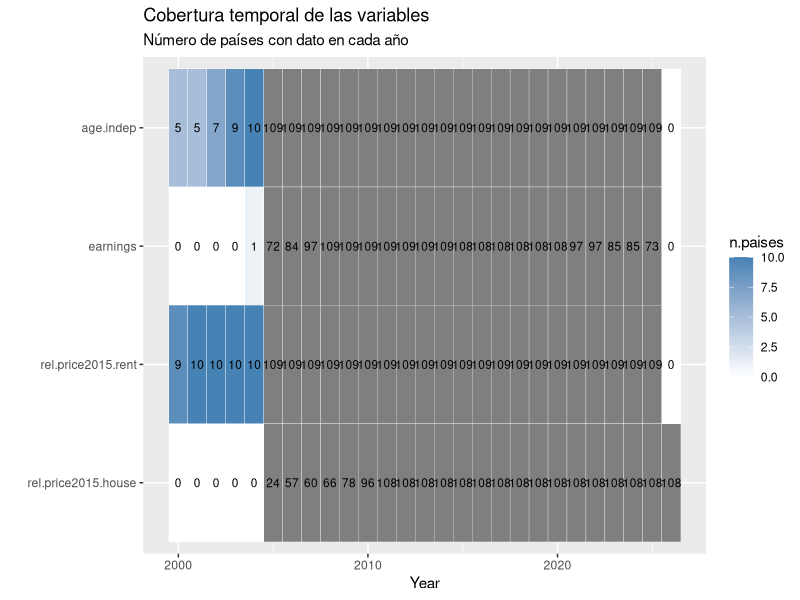
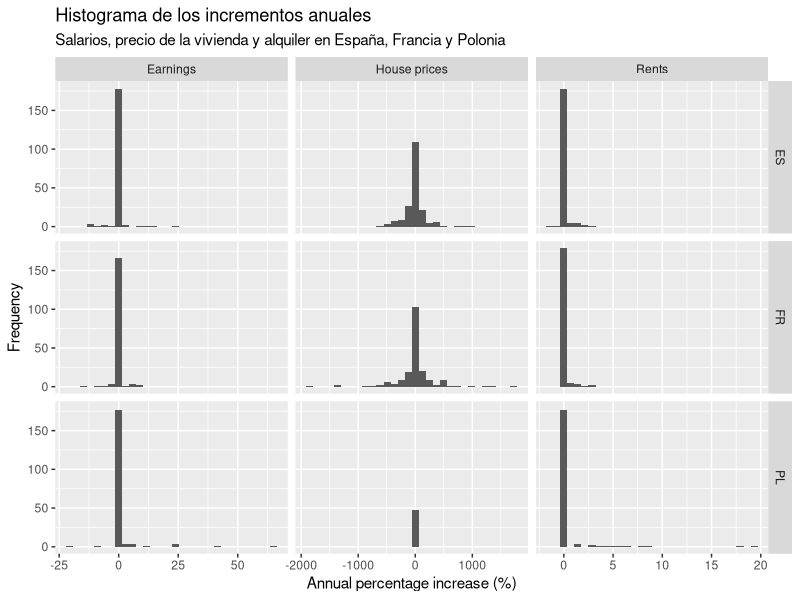
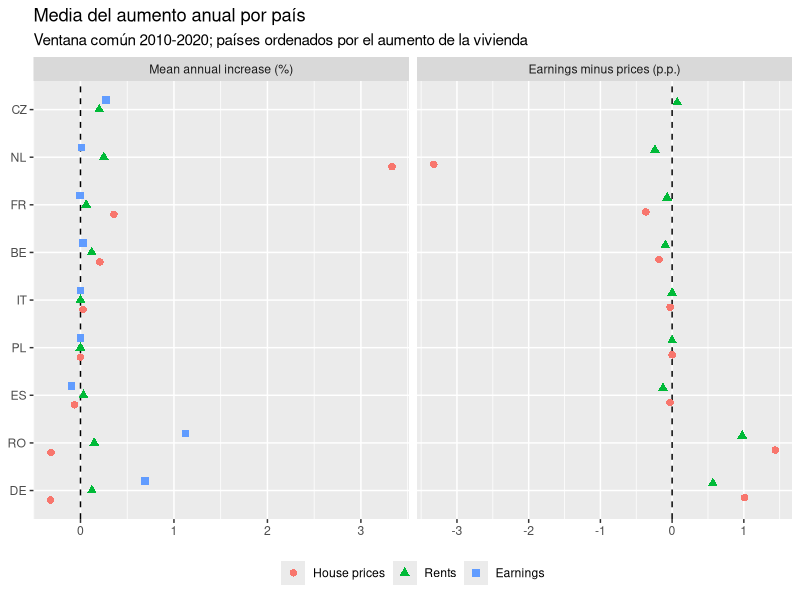
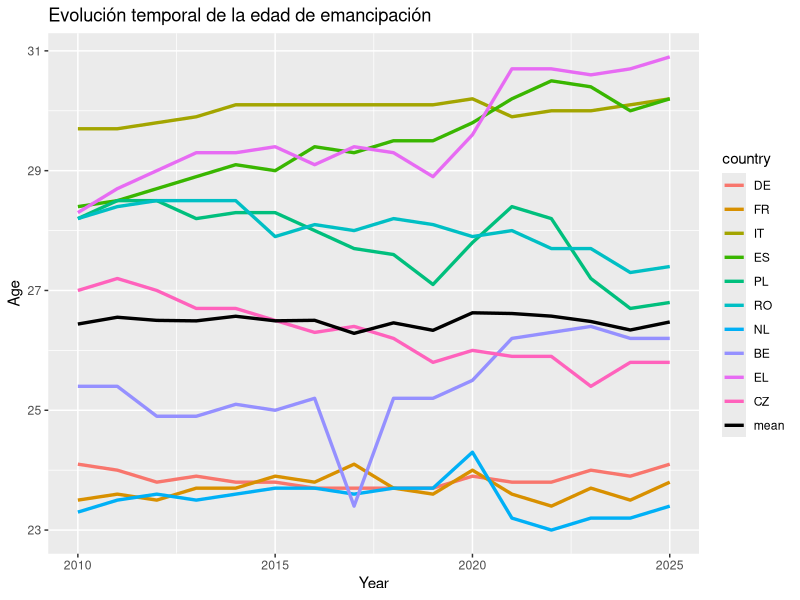
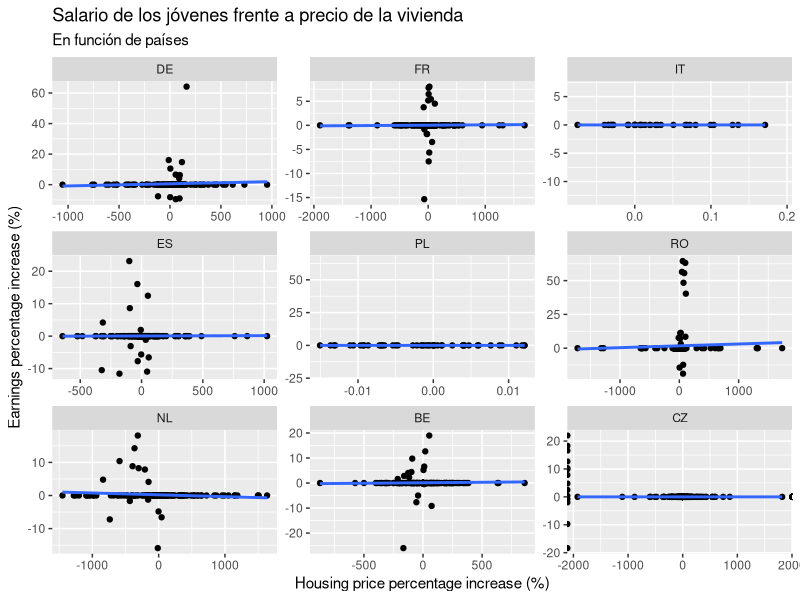
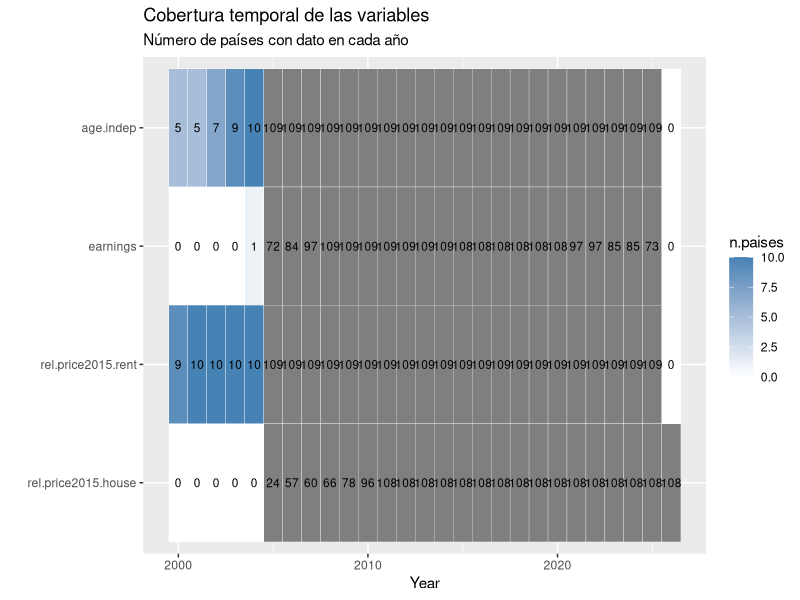
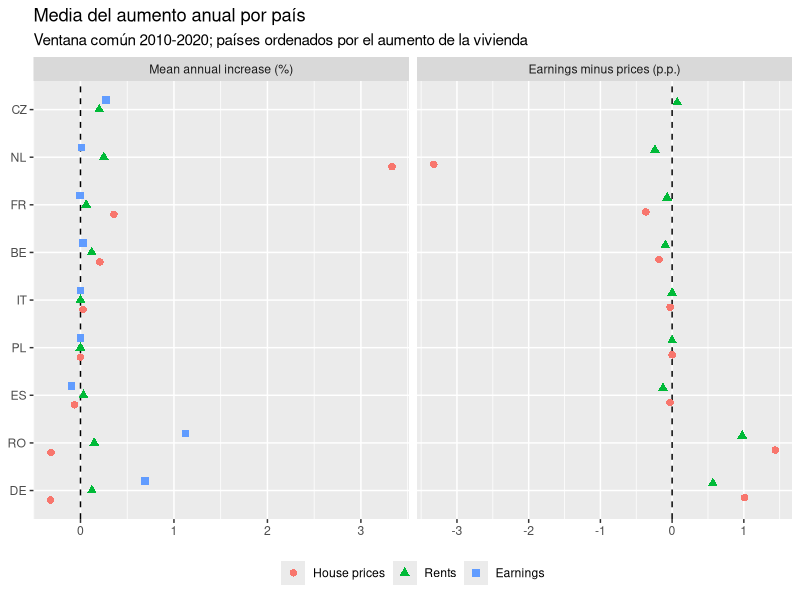
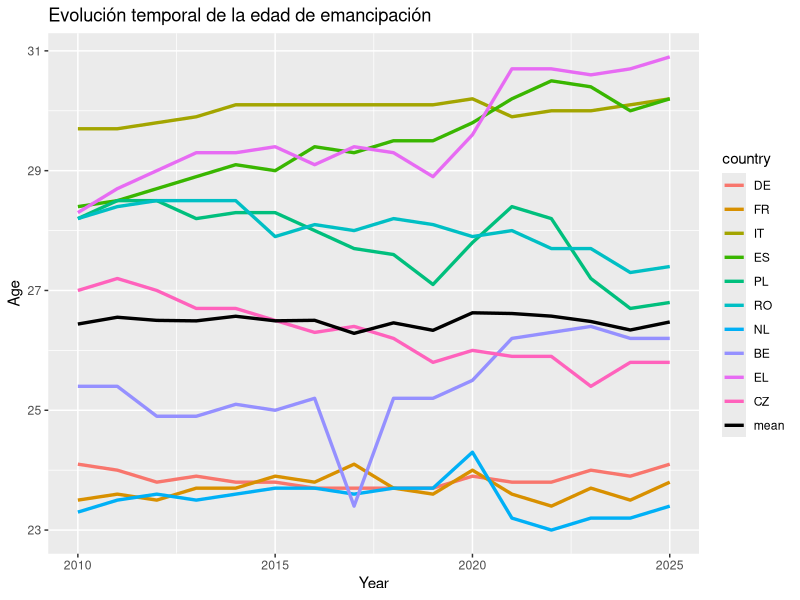

Generate these figures, in order, with R: (Note: this script raises an error after producing the figures.)
## ---- chunk 1
knitr::opts_chunk$set(fig.width = 6.5, fig.height = 4, out.width = '100%',
                      echo = FALSE, message = FALSE, warning = FALSE)
# Tamaño por defecto de las figuras: 6.5 x 4.5 pulgadas, ajustadas al ancho del texto de la plantilla MDPI
## ---- chunk 2
library(readr)
library(stringr)
library(dplyr)
library(tidyr)
library(magrittr)
library(lubridate)
library(ggplot2)
library(GGally)
## ---- chunk 3
# Cargamos el dataframe
poblacion <- read_tsv('data/poblacion_paises.tsv')

# Limpiamos los nombres de la variable country para obtener los nombres de los paises
colnames(poblacion)[1] <- 'country'
poblacion %<>% mutate(country = sub("^.*,", "", country)) %>% mutate(across(-1, ~ as.numeric(gsub('[^0-9.]', '', .x))))

# Calculamos la media poblacional de cada pais desde el 2000 hasta hoy
poblacion %<>% transmute(country, population = rowMeans(select(., -country), na.rm = TRUE))

# Ordenamos los paises de mayor a menor poblacion
# Eliminamos algunos que no pertenecen politicamente a Europa
poblacion %<>% arrange(desc(population)) %>% filter(!(country %in% c('RU', 'UA', 'DE_TOT', 'TR', 'FX', 'BY', 'AZ', 'UK')))

# Nos quedamos con los nombres de los 10 primeros
mas.poblacion10 <- poblacion$country[1:10]

# Nos quedamos con los nombres de los 5 primeros
mas.poblacion5 <- poblacion$country[1:5]
## ---- chunk 4
# Cargamos el dataframe
indep.resid <- read_tsv('data/edad_independencia_residencial.tsv')

# La primera columna viene con los valores de sex y country, por lo que hay que separarlos
colnames(indep.resid)[1] <- 'sex.country'
indep.resid %<>% mutate(sex.country = sub("^.*,([^,]*,[^,]*)$", "\\1", sex.country)) %>% separate(sex.country, into = c('sex', 'country'), sep = ',') %>% mutate(sex = factor(sex))

# Aqui pasamos los valores de edad de emancipacion en funcion de año a formato tidy
# Filtramos para quedarnos con sex = 'T', el total, ya que no nos interesa la diferenciacion por sexos
# Nos quedamos con los 10 paises mas poblados
indep.resid %<>% mutate(across(c(-1, -2), ~ as.numeric(gsub('[^0-9.]', '', .x)))) %>% pivot_longer(cols = c(-1, -2), names_to = 'year', values_to = 'age.indep') %>% mutate(year = as.numeric(year)) %>% filter(sex == 'T' & country %in% mas.poblacion10) %>% select(-sex) %>% mutate(country = factor(country, levels = mas.poblacion10, labels = mas.poblacion10))
## ---- chunk 5
precio.vivienda <- read_tsv('data/precio_vivienda.tsv')

colnames(precio.vivienda)[1] <- 'country'
precio.vivienda %<>% mutate(country = sub(".*,", "", country))

precio.vivienda %<>% mutate(across(-1, ~ as.numeric(gsub('[^0-9.]', '', .x)))) %>% pivot_longer(cols = -1, names_to = 'year.quadri', values_to = 'rel.price2015.house')

# Como el indice viene por cuatrimestres, nos quedamos con 1 solo valor, el correspondiente al cuatrimestre 1
precio.vivienda %<>% separate(year.quadri, into = c('year', 'quadri'), sep = '-') %>% mutate(quadri = factor(quadri, ordered=TRUE)) %>% mutate(year = as.numeric(year)) %>% filter(country %in% mas.poblacion10 & quadri == 'Q1') %>% select(-quadri) %>% mutate(country = factor(country, levels = mas.poblacion10, labels = mas.poblacion10))
## ---- chunk 6
precio.alquiler <- read_tsv('data/precio_alquiler.tsv')

colnames(precio.alquiler)[1] <- 'country'
precio.alquiler %<>% mutate(country = sub(".*,", "", country))

precio.alquiler %<>% mutate(across(-1, ~ as.numeric(gsub('[^0-9.]', '', .x)))) %>% pivot_longer(cols = -1, names_to = 'year', values_to = 'rel.price2015.rent') %>% mutate(year = as.numeric(year)) %>% filter(country %in% mas.poblacion10) %>% mutate(country = factor(country, levels = mas.poblacion10, labels = mas.poblacion10))
## ---- chunk 7
salarios2 <- read_tsv('data/salarios2.tsv')

# Este dataframe ha sido obtenido de otra fuente
# Por eso los nombres de los paises vienen en otro formato y hay que hacer el filtrado manualmente otra vez 
salarios2 %<>% transmute(country = ref_area.label, year = time, earnings = 0.9*obs_value, source = factor(source.label))
names.country <- c('Germany', 'France', 'Italy', 'Spain', 'Poland', 'Romania', 'Netherlands', 'Belgium', 'Greece', 'Czechia')
names.country %in% salarios2$country
salarios2 %<>% filter(country %in% names.country) %>% mutate(country = factor(country, levels = names.country, labels = mas.poblacion10))

# En algunos paises se ha cambiado el metodo de cuantificar los salarios, por lo que hay saltos muy grandes de un año a otro
# Identificamos los paises en los que ha pasado esto
major.source <- salarios2 %>% count(country, source) %>% group_by(country) %>% arrange(desc(n)) %>% slice(1) %>% mutate(major.source = source) %>% select(c(-source, -n))

# Para no estropear la tendencia temporal, nos quedamos con los datos correspondientes a 1 solo metodo, del que mas observaciones haya
salarios2 %<>% full_join(major.source) %>% mutate(earnings = ifelse(source == major.source, earnings, NA)) %>% select(c(-major.source, -source))
## ---- chunk 8
# Juntamos todas las variables en un dataframe por paises y años
jovenes.df <- indep.resid %>% full_join(salarios2) %>% full_join(precio.alquiler) %>% full_join(precio.vivienda) 
## ---- chunk 9
sumario.jovenes <- data.frame(variable = colnames(jovenes.df))
sumario.jovenes$type <- sapply(jovenes.df, function(x) class(x)[1])
sumario.jovenes$levels <- sapply(jovenes.df, function(x) length(unique(x)))
sumario.jovenes$topLevel <- sapply(jovenes.df, function(x) names(which.max(table(x))))
sumario.jovenes$topCount <- sapply(jovenes.df, function(x) max(table(x)))
sumario.jovenes$topFrac <- sumario.jovenes$topCount / nrow(jovenes.df)
sumario.jovenes$missFreq <- sapply(jovenes.df, function(x) sum(is.na(x)))
sumario.jovenes$missFrac <- sumario.jovenes$missFreq / nrow(jovenes.df)


tab.df <- sumario.jovenes
num <- suppressWarnings(as.numeric(tab.df$topLevel))
tab.df$topLevel <- ifelse(is.na(num), tab.df$topLevel, format(round(num, 2), trim = TRUE, drop0trailing = TRUE))

tab.sumario <- knitr::kable(tab.df, format = 'latex', booktabs = TRUE, linesep = '', digits = 3, align = c('l', 'l', 'r', 'r', 'r', 'r', 'r', 'r'), col.names = c('Variable', 'Type', 'Levels', 'Top level', 'Top count', 'Top frac.', 'Miss. freq.', 'Miss. frac.'))
knitr::asis_output(paste0('\\begin{table}[H]\n\\caption{Resumen de las variables del conjunto de datos.}\n\\centering\\footnotesize\\setlength{\\tabcolsep}{4pt}\n', paste(tab.sumario, collapse = '\n'), '\n\\end{table}\n'))
## ---- chunk 10
dim(jovenes.df)
# Numero de registros y de variables

vars.num <- setdiff(colnames(jovenes.df)[sapply(jovenes.df, is.numeric)], 'year')
vars.num
# Variables cuantitativas continuas. 'country' es cualitativa nominal y 'year' es cuantitativa discreta (indice temporal)

por.var <- function(f) unname(sapply(jovenes.df[vars.num], f))
# Aplica una funcion a cada variable numerica y devuelve un vector sin nombres
## ---- chunk 11
cobertura <- jovenes.df %>% group_by(year) %>% summarise(across(all_of(vars.num), ~ sum(!is.na(.x)))) %>% pivot_longer(-year, names_to = 'variable', values_to = 'n.paises') %>% mutate(variable = factor(variable, levels = rev(vars.num)))

ggplot(cobertura, aes(x = year, y = variable, fill = n.paises)) + geom_tile(color = 'white') + geom_text(aes(label = n.paises), size = 3) + scale_fill_gradient(low = 'white', high = 'steelblue', limits = c(0, length(unique(jovenes.df$country)))) + labs(title = 'Cobertura temporal de las variables', subtitle = 'Número de países con dato en cada año') + xlab('Year') + ylab('')
ggsave('results/univ_cobertura.pdf', width = 14, height = 10, dpi = 300)
## ---- chunk 12
# Limitamos el estudio desde el 2010 hasta el 2025
jovenes.df %<>% filter(year >= 2010 & year <= 2025)

# Obtenemos el primer año en el que comienzan las medidas de salarios y precios
# Tomamos este año como valor de referencia para poder compararlos luego mas facilmente
year.start <- jovenes.df %>% group_by(country) %>% arrange(year) %>% select(c(country, year, rel.price2015.rent, rel.price2015.house, earnings)) %>%  filter(if_all(everything(), ~ !is.na(.x))) %>% slice(1) %>% ungroup() %>% transmute(country, year.start = year)

jovenes.df <- full_join(jovenes.df, year.start)

# Ahora tomamos, para cada variable, un valor de 100 en el año de referencia, asi las podremos comparar mejor graficamente
jovenes.df %<>% group_by(country) %>% mutate(earnings = earnings/earnings[year == unique(year.start)]*100, price.rent = rel.price2015.rent/rel.price2015.rent[year == unique(year.start)]*100, price.house = rel.price2015.house/rel.price2015.house[year == unique(year.start)]*100) %>% select(c(-year.start, -rel.price2015.rent, -rel.price2015.house)) %>% ungroup()

# Calculamos los salarios en proporcion al precio de la vivienda y a los alquileres, respectivamente
jovenes.df %<>% mutate(earn.prop.house = earnings/price.house*100, earn.prop.rent = earnings/price.rent*100)

# Calculamos el aumento porcentual de los salarios, alquileres y precio de la vivienda para cada año
jovenes.df %<>%
  group_by(country) %>%
  arrange(year, .by_group = TRUE) %>%
  mutate(
    age.diff = age.indep - lag(age.indep),
    earn.diff = earnings - lag(earnings),
    house.diff = price.house - lag(price.house),
    rent.diff = price.rent - lag(price.rent)
  ) %>%
  ungroup()
## ---- chunk 13
# Calculamos ahora cuales son las variables cuantitativas continuas tras las transformaciones
vars.num <- setdiff(colnames(jovenes.df)[sapply(jovenes.df, is.numeric)], 'year')
vars.num
## ---- chunk 14
mystats <- function(x, na.omit = TRUE) {
  if (na.omit) x <- x[!is.na(x)]
  m <- mean(x)
  n <- length(x)
  s <- sd(x)
  skew <- sum((x - m)^3 / s^3) / n
  kurt <- sum((x - m)^4 / s^4) / n - 3
  return(c(n = n, mean = m, trimmed = mean(x, trim = 0.1), median = median(x), min = min(x), q1 = quantile(x, 0.25, names = FALSE), q3 = quantile(x, 0.75, names = FALSE), max = max(x), stdev = s, var = var(x), mad = mad(x), IQR = IQR(x), skew = skew, kurtosis = kurt))
}
# Funcion del Tema 6 (asimetria y curtosis en exceso), ampliada con media recortada (10%), cuartiles, rango intercuartilico y MAD

estad <- sapply(jovenes.df[vars.num], mystats)

t(round(estad[c('n', 'mean', 'trimmed', 'median', 'min', 'q1', 'q3', 'max'), ], 2))
# Tendencia central y posicion

t(round(estad[c('stdev', 'var', 'mad', 'IQR', 'skew', 'kurtosis'), ], 2))
# Dispersion y forma (skew > 0: cola larga a la derecha; kurtosis > 0: colas mas pesadas que la normal)
## ---- chunk 15
# Estadisticos descriptivos por pais (5 paises mas poblados) en una tabla compacta
nm <- names(mystats(c(0, 1)))
mystats.pais <- function(x) if (all(is.na(x))) setNames(rep(NA_real_, length(nm)), nm) else mystats(x)

# Una fila por variable para cada pais (mismas medidas que mystats)
estad.pais <- lapply(mas.poblacion5, function(p) {
  res <- t(sapply(jovenes.df[jovenes.df$country == p, vars.num], mystats.pais))
  data.frame(variable = vars.num, res, row.names = NULL)
})
estad.pais <- do.call(rbind, estad.pais)
estad.pais$n <- as.integer(estad.pais$n)

tab.est <- knitr::kable(estad.pais, format = 'latex', booktabs = TRUE, linesep = '', digits = 2, align = c('l', rep('r', 14)), col.names = c('Variable', 'n', 'Mean', 'Trim.', 'Median', 'Min', 'Q1', 'Q3', 'Max', 'SD', 'Var', 'MAD', 'IQR', 'Skew', 'Kurt.'))

# Se inserta una fila de cabecera con el nombre de cada pais antes de su bloque de variables
lin <- unlist(strsplit(paste(tab.est, collapse = '\n'), '\n'))
i.mid <- grep('^\\\\midrule', lin)[1]
i.bot <- grep('^\\\\bottomrule', lin)
cuerpo <- lin[(i.mid + 1):(i.bot - 1)]
nv <- length(vars.num)
bloques <- unlist(lapply(seq_along(mas.poblacion5), function(k) c(sprintf('\\midrule\\multicolumn{15}{l}{\\textbf{%s}}\\\\', mas.poblacion5[k]), cuerpo[((k - 1) * nv + 1):(k * nv)])))
tabla <- paste(c(lin[1:(i.mid - 1)], bloques, lin[i.bot:length(lin)]), collapse = '\n')

# Letra pequena y reduccion automatica al ancho del texto si la tabla es mas ancha
knitr::asis_output(paste0('\\begin{table}[htbp]\n\\caption{Estadísticos descriptivos por país (5 países más poblados).}\n\\centering\\scriptsize\\setlength{\\tabcolsep}{2pt}\n\\resizebox{\\ifdim\\width>\\linewidth\\linewidth\\else\\width\\fi}{!}{%\n', tabla, '}\n\\end{table}\n'))
## ---- chunk 16
paises.excluir <- character(0)
# Paises que se quieran dejar fuera del estudio (por ejemplo, uno con una serie muy corta que acorte la ventana comun). Grecia ya queda fuera porque no tiene serie de vivienda

aumentos <- jovenes.df %>% filter(!country %in% paises.excluir) %>% select(country, year, earnings, price.rent, price.house, earn.pct = earn.diff, rent.pct = rent.diff, house.pct = house.diff)
# Aumento porcentual: la propia .diff (variacion anual del indice, que vale 100 en el año base)

vars.pct <- c('house.pct', 'rent.pct', 'earn.pct')
# Variables del estudio: aumento porcentual de la vivienda, del alquiler y de los salarios

rango.paises <- aumentos %>% filter(!is.na(earnings) & !is.na(price.rent) & !is.na(price.house)) %>% group_by(country) %>% summarise(primero = min(year), ultimo = max(year), .groups = 'drop') %>% as.data.frame()
# Primer y ultimo año con las tres series disponibles en cada pais

year.ini <- max(rango.paises$primero)
year.fin <- min(rango.paises$ultimo)
c(year.ini = year.ini, year.fin = year.fin)
# Ventana comun: desde el ultimo de los primeros años hasta el primero de los ultimos

aum.comun <- aumentos %>% filter(year > year.ini & year <= year.fin) %>% filter(if_all(all_of(vars.pct), ~ !is.na(.x)))
# Variaciones anuales dentro de la ventana comun (la primera es la de year.ini + 1) y sin datos ausentes

aum.comun %>% count(country) %>% as.data.frame()
## ---- chunk 17
medias.pais <- aum.comun %>% group_by(country) %>% summarise(n.years = n(), across(all_of(vars.pct), mean), .groups = 'drop') %>% mutate(earn.menos.house = earn.pct - house.pct, earn.menos.rent = earn.pct - rent.pct) %>% as.data.frame()
# Media anual de cada pais en la ventana comun y diferencias entre variables

# Tabla con los valores de la figura (mismo orden: de mayor a menor aumento de la vivienda)
n.pais <- nrow(medias.pais)
n.house <- sum(medias.pais$earn.menos.house > 0)
n.rent <- sum(medias.pais$earn.menos.rent > 0)

tab.med <- medias.pais %>% arrange(desc(house.pct)) %>% select(country, house.pct, rent.pct, earn.pct, earn.menos.house, earn.menos.rent)
tab.med <- knitr::kable(tab.med, format = 'latex', booktabs = TRUE, linesep = '', digits = 2, align = c('l', rep('r', 5)), escape = FALSE, col.names = c('Country', 'House', 'Rent', 'Earnings', 'Earn.$-$House', 'Earn.$-$Rent'))

knitr::asis_output(paste0('\\begin{table}[H]\n\\caption{Media anual del aumento (\\%) de los precios de la vivienda, del alquiler y de los salarios en ', year.ini, '-', year.fin, ', y diferencia entre salarios y precios (p.p.). Los salarios crecen más que la vivienda en ', n.house, ' de ', n.pais, ' países y más que el alquiler en ', n.rent, ' de ', n.pais, '.}\n\\centering\\footnotesize\n', paste(tab.med, collapse = '\n'), '\n\\end{table}\n'))
## ---- chunk 18
# Histogramas de los incrementos anuales (los mismos de antes, bins = 30) de salarios, vivienda y alquiler en tres paises
paises.hist <- c('ES', 'FR', 'PL')

hist.df <- jovenes.df %>% filter(country %in% paises.hist) %>% select(country, earn.diff, house.diff, rent.diff) %>% pivot_longer(-country, names_to = 'variable', values_to = 'aumento') %>% mutate(country = factor(country, levels = paises.hist), variable = factor(variable, levels = c('earn.diff', 'house.diff', 'rent.diff'), labels = c('Earnings', 'House prices', 'Rents')))

ggplot(hist.df, aes(x = aumento)) + geom_histogram(bins = 30, na.rm = TRUE) + facet_grid(country ~ variable, scales = 'free_x') + xlab('Annual percentage increase (%)') + ylab('Frequency') + labs(title = 'Histograma de los incrementos anuales', subtitle = 'Salarios, precio de la vivienda y alquiler en España, Francia y Polonia')
## ---- chunk 19
# Figura compacta: a la izquierda, media anual del aumento de la vivienda, el alquiler y los salarios; a la derecha, diferencia entre salarios y precios (p.p. = puntos porcentuales)
orden <- as.character(medias.pais$country[order(medias.pais$house.pct)])
etq <- c(house.pct = 'House prices', rent.pct = 'Rents', earn.pct = 'Earnings')
pan <- c('Mean annual increase (%)', 'Earnings minus prices (p.p.)')

medias.fig <- bind_rows(
  medias.pais %>% select(country, house.pct, rent.pct, earn.pct) %>% pivot_longer(-country, names_to = 'variable', values_to = 'valor') %>% mutate(panel = pan[1]),
  medias.pais %>% transmute(country, house.pct = earn.menos.house, rent.pct = earn.menos.rent) %>% pivot_longer(-country, names_to = 'variable', values_to = 'valor') %>% mutate(panel = pan[2])
) %>% mutate(country = factor(country, levels = orden), variable = factor(variable, levels = names(etq), labels = etq), panel = factor(panel, levels = pan))

ggplot(medias.fig, aes(x = valor, y = country, color = variable, shape = variable, group = variable)) + geom_vline(xintercept = 0, linetype = 2) + geom_point(size = 2.2, position = position_dodge(width = 0.6)) + facet_wrap(~panel, scales = 'free_x') + labs(title = 'Media del aumento anual por país', subtitle = paste0('Ventana común ', year.ini, '-', year.fin, '; países ordenados por el aumento de la vivienda'), x = NULL, y = NULL, color = NULL, shape = NULL) + theme(legend.position = 'bottom')
ggsave('results/univ_aumentos_medias.pdf', width = 6.5, height = 3.5, dpi = 300)
## ---- chunk 20
age.mean <- jovenes.df %>% group_by(year) %>% summarise(age.mean = mean(age.indep, na.rm = TRUE), .groups = "drop")
ggplot() + geom_line(data = jovenes.df, mapping = aes(x = year, y = age.indep, color = country), linewidth = 1.15, na.rm = TRUE) + geom_line(data = age.mean, mapping = aes(x = year, y = age.mean, color = 'mean'), linewidth = 1.15, na.rm = TRUE) +
  scale_color_manual(values = c(setNames(scales::hue_pal()(length(unique(jovenes.df$country))), unique(jovenes.df$country)), "mean" = "black")) +
  labs(title = 'Evolución temporal de la edad de emancipación') + xlab('Year') + ylab('Age')
ggsave('results/edad_emancipacion.pdf', width = 14, height = 10, dpi = 300)
## ---- chunk 21
media.edad <- jovenes.df %>% group_by(country) %>% summarise(n.years = n(), media = round(mean(age.indep, na.rm = TRUE),2), media.pct = round(mean(age.diff, na.rm = TRUE),2), total.dif = age.indep[length(age.indep)]-age.indep[1], .groups = 'drop') %>% as.data.frame()
media.edad
# Media anual de cada pais de la edad de emancipación
## ---- chunk 22
jovenes.df %>% filter(country != 'EL') %>% ggplot(aes(x = house.diff, y = earn.diff)) + geom_point(na.rm = TRUE) + 
   geom_smooth(method = "lm", se = FALSE, na.rm = TRUE) + facet_wrap(.~country, nrow = 4, scales = 'free') + ylab('Earnings percentage increase (%)') + xlab('Housing price percentage increase (%)') + labs(title = 'Salario de los jóvenes frente a precio de la vivienda', subtitle = 'En función de países')
## ---- chunk 23
jovenes.df %>% filter(country != 'EL') %>% group_by(country) %>% summarise(cor.pearson = cor(earn.diff, house.diff, method = 'pearson', use = 'complete.obs'), cor.spearman = cor(earn.diff, house.diff, method = 'spearman', use = 'complete.obs'))
## ---- chunk 24
jovenes.df %>% filter(country != 'EL') %>% group_by(country) %>% summarise(slope = lm(earn.diff ~ house.diff)[[1]][2])
## ---- chunk 25
jovenes.df %>% filter(country != 'EL') %>% ggplot(aes(x = rent.diff, y = earn.diff)) + geom_point(na.rm = TRUE) + 
  geom_smooth(method = "lm", se = FALSE, na.rm = TRUE) + facet_wrap(.~country, nrow = 4, scales = 'free') + ylab('Earnings percentage increase (%)') + xlab('Rent percentage increase (%)') + labs(title = 'Salario de los jóvenes frente a precio del alquiler', subtitle = 'En función de países')
## ---- chunk 26
jovenes.df %>% filter(country != 'EL') %>% group_by(country) %>% summarise(cor.pearson = cor(earn.diff, rent.diff, method = 'pearson', use = 'complete.obs'), cor.spearman = cor(earn.diff, rent.diff, method = 'spearman', use = 'complete.obs'))
## ---- chunk 27
jovenes.df %>% filter(country != 'EL') %>% group_by(country) %>% summarise(slope = lm(earn.diff ~ rent.diff)[[1]][2])
## ---- chunk 28
ggplot(data = filter(jovenes.df, country != 'EL', year >= 2005 & year <= 2025)) + 
  geom_line(aes(x = year, y = earnings, color = 'earnings'), linewidth = 1, na.rm = TRUE) + 
  geom_line(aes(x = year, y = price.house, color = 'house buying'), linewidth = 1, linetype = 2, na.rm = TRUE) + 
  geom_line(aes(x = year, y = price.rent, color = 'rent'), linewidth = 1, linetype = 3, na.rm = TRUE) + facet_wrap(.~country, nrow = 4, scales = 'free_y') + labs(title = 'Evolución porcentual del salario de los jóvenes, precio de la vivienda y precio del alquiler', subtitle = 'En función de países') + xlab('Year') + ylab('Percentage increase (%)')
ggsave('results/viviendas_salarios.pdf', width = 14, height = 10, dpi = 300)
## ---- chunk 29
ggplot(data = filter(jovenes.df, country != 'EL', year >= 2005 & year <= 2025)) + 
  geom_line(aes(x = year, y = earn.prop.house, color = 'by house prices'), linewidth = 1, na.rm = TRUE) + 
  geom_line(aes(x = year, y = earn.prop.rent, color = 'by rent'), linewidth = 1, na.rm = TRUE) + facet_wrap(.~country, nrow = 4, scales = 'free_y') + labs(title = 'Evolución del salario real en proporción al precio de la vivienda y del alquiler', subtitle = 'En función de países') + xlab('Year') + ylab('Percentage increase (%)')
ggsave('results/proporcion_salario.pdf', width = 14, height = 10, dpi = 300)
